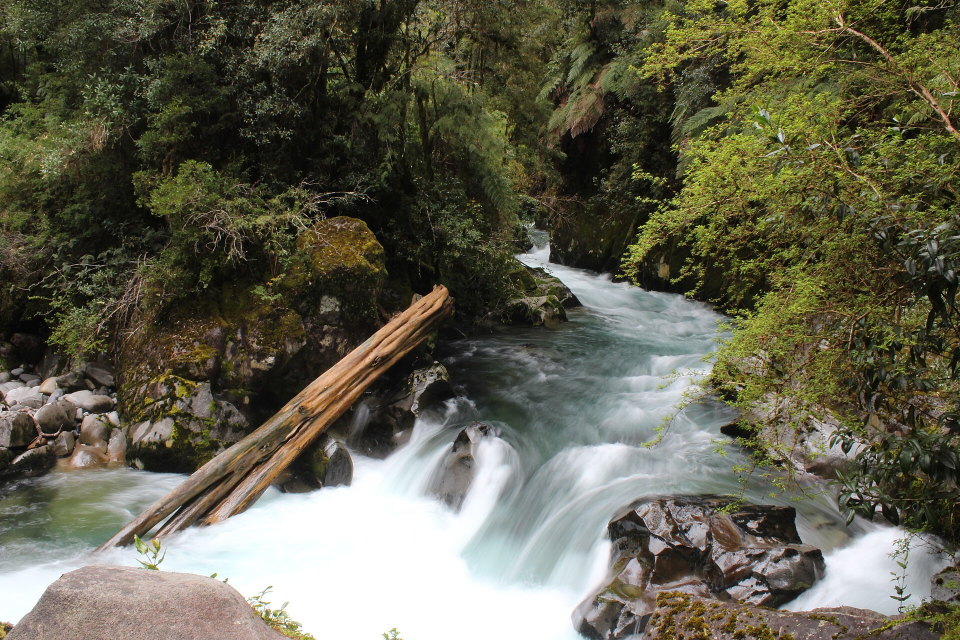
#> input picture assets/photos/source/hero.png, 1920 x 1280 px, found by its file name (shown at 1/2 size)
$ python make_og_image.py
#> lines starting #> are read from the running program, lines starting #| are printed output that depends on the picture
"""Dev-time only: build a 1200x630 Open Graph share image. Not shipped."""
from PIL import Image, ImageDraw, ImageFilter
import os

W, H = 1200, 630
BG = (16, 12, 8, 255)

# Background: hero photo, cropped + darkened
hero = Image.open("assets/photos/source/hero.png").convert("RGB")
#> hero is the input picture: PIL image 1920x1280 RGB; mean R, G, B 98.5, 96.8, 79
hw, hh = hero.size
target_ratio = W / H
src_ratio = hw / hh
if src_ratio > target_ratio:
    new_w = int(hh * target_ratio)
    x0 = (hw - new_w) // 2
    hero = hero.crop((x0, 0, x0 + new_w, hh))
else:
    new_h = int(hw / target_ratio)
    y0 = (hh - new_h) // 3
    hero = hero.crop((0, y0, hw, y0 + new_h))
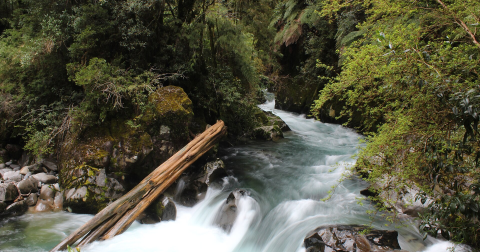
#> hero: PIL image 1920x1008 RGB (shown at 1/4 size); mean R, G, B 85.6, 84.4, 65.3
hero = hero.resize((W, H), Image.LANCZOS)
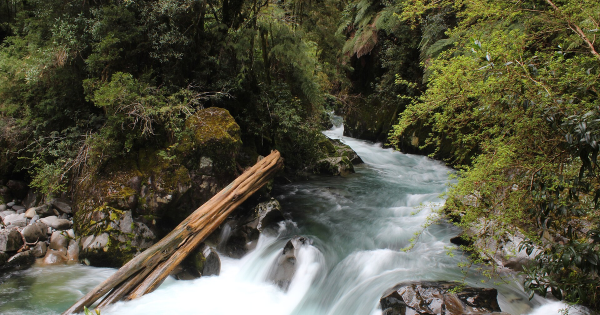
#> hero: PIL image 1200x630 RGB (shown at 1/2 size); mean R, G, B 85.6, 84.4, 65.3

canvas = Image.new("RGB", (W, H), BG[:3])
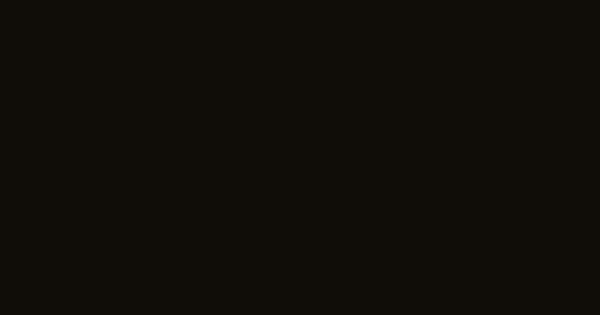
#> canvas: PIL image 1200x630 RGB (shown at 1/2 size); mean R, G, B 16, 12, 8
canvas.paste(hero, (0, 0))

# Dark gradient overlay (bottom-heavy) for legibility
grad = Image.new("L", (1, H), 0)
for y in range(H):
    t = y / H
    alpha = int(60 + t * 175)
    grad.putpixel((0, y), min(255, alpha))
grad = grad.resize((W, H))
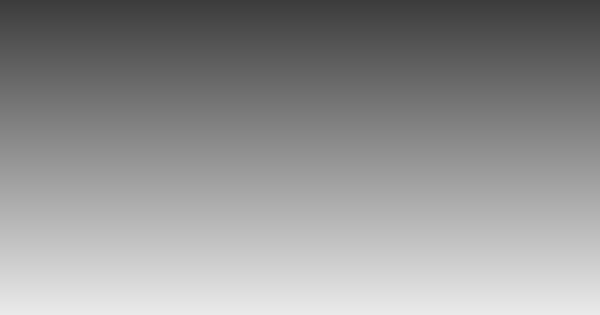
#> grad: PIL image 1200x630 L (shown at 1/2 size); min 60, max 234, mean 146.9
overlay = Image.new("RGB", (W, H), BG[:3])
canvas = Image.composite(overlay, canvas, grad)
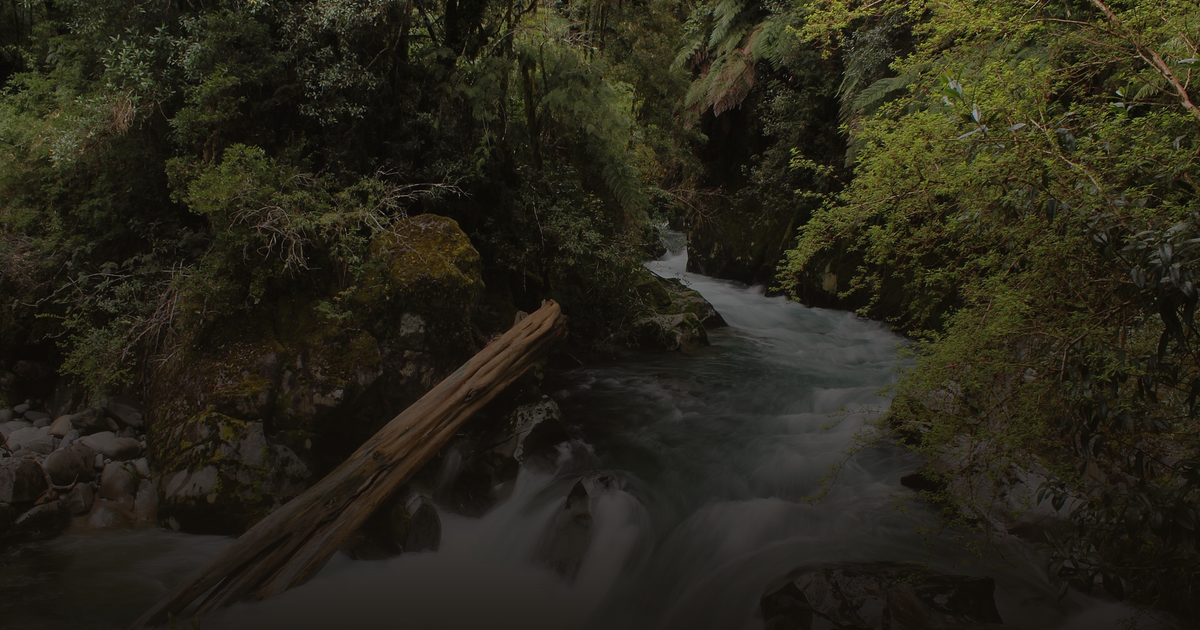
#> canvas: PIL image 1200x630 RGB; mean R, G, B 40.2, 37.4, 25.5

# Also darken overall slightly for consistency
dark = Image.new("RGB", (W, H), (0, 0, 0))
#> dark: PIL image 1200x630 RGB; every value is 0
canvas = Image.blend(canvas, dark, 0.15)

# Logo mark, bottom-left
#> (the run stopped early here; a loop or call above may not have finished)

$ run again, with assets/photos/source/about-lifestyle.png copied over assets/photos/source/hero.png
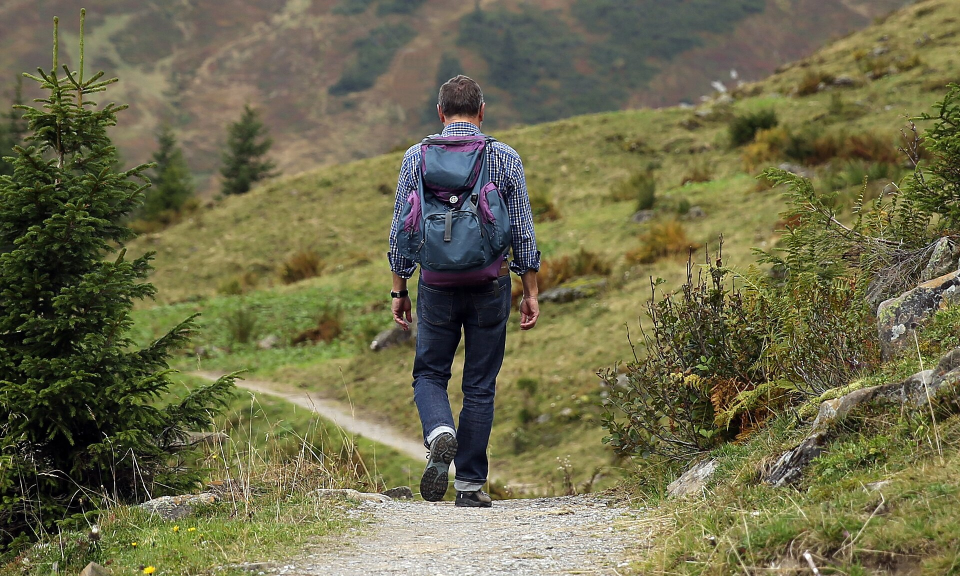
#> input picture assets/photos/source/about-lifestyle.png, 1920 x 1152 px, found by its file name (shown at 1/2 size)
#> hero is the input picture: PIL image 1920x1152 RGB; mean R, G, B 108.6, 106.4, 74.9
#> `hero = hero.resize((W, H), Image.LANCZOS)`:
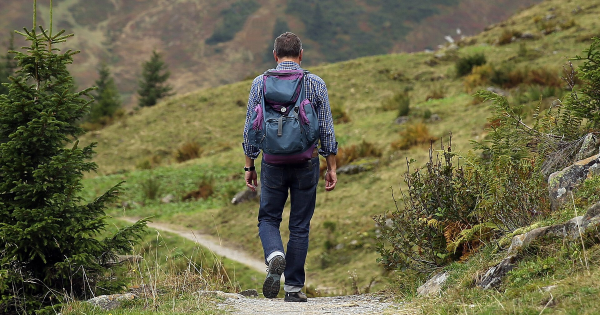
#> hero: PIL image 1200x630 RGB (shown at 1/2 size); mean R, G, B 104.8, 102.6, 70.8
#> `canvas = Image.composite(overlay, canvas, grad)`:
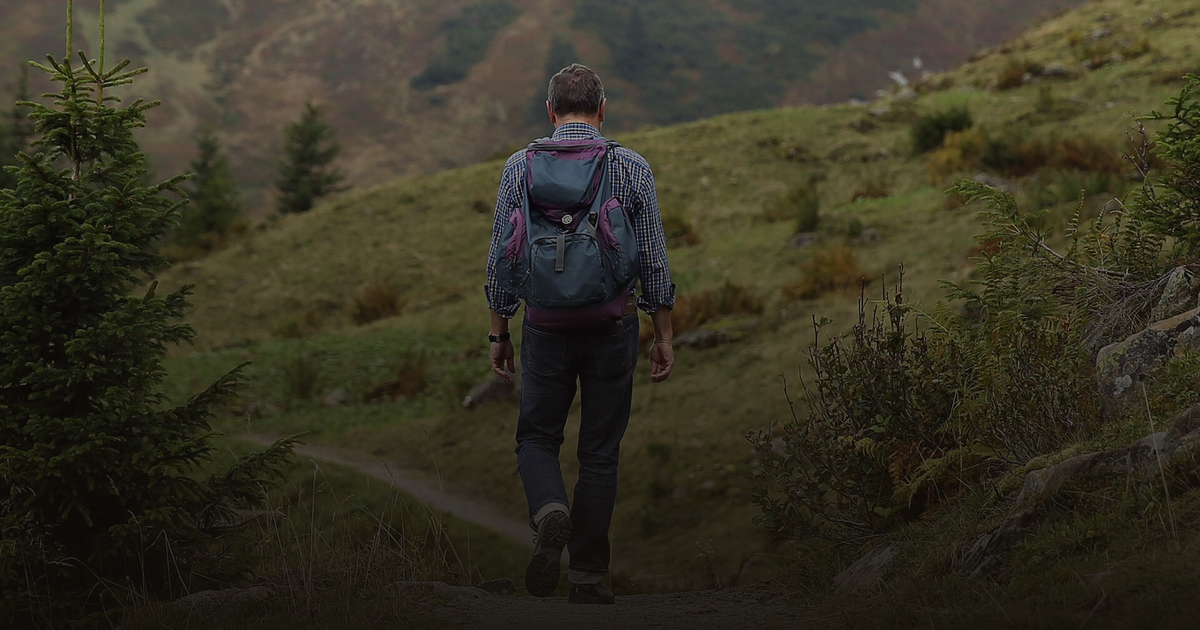
#> canvas: PIL image 1200x630 RGB; mean R, G, B 53.7, 50.3, 35.3
#> dark: PIL image 1200x630 RGB; every value is 0

$ run again, with assets/photos/source/about-materials.png copied over assets/photos/source/hero.png
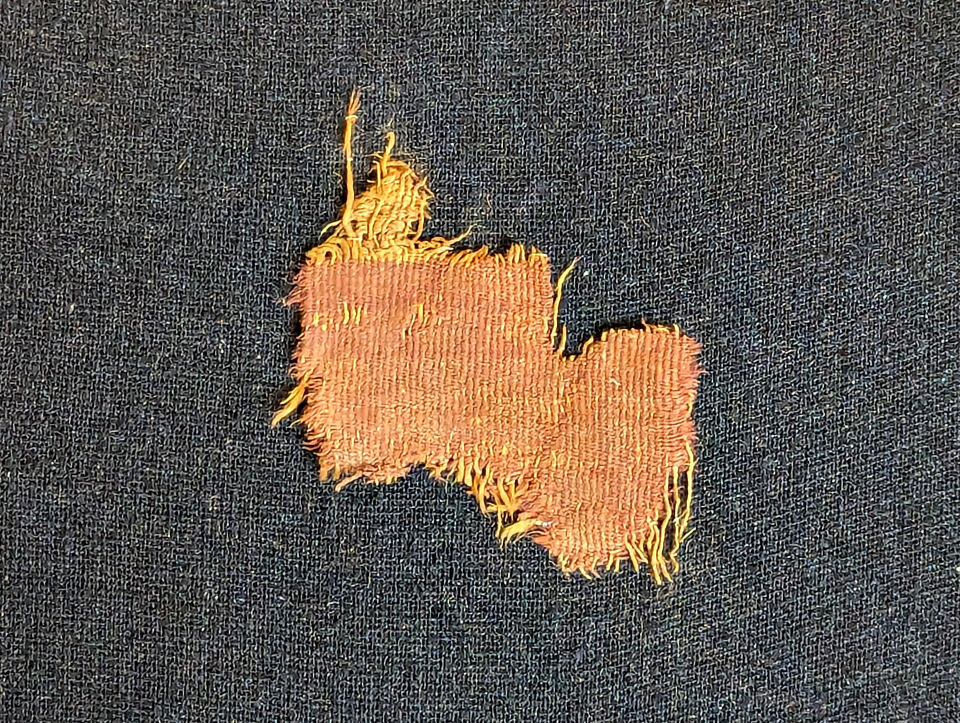
#> input picture assets/photos/source/about-materials.png, 1920 x 1446 px, found by its file name (shown at 1/2 size)
#> hero is the input picture: PIL image 1920x1446 RGB; mean R, G, B 96.5, 88, 79.8
#> `hero = hero.resize((W, H), Image.LANCZOS)`:
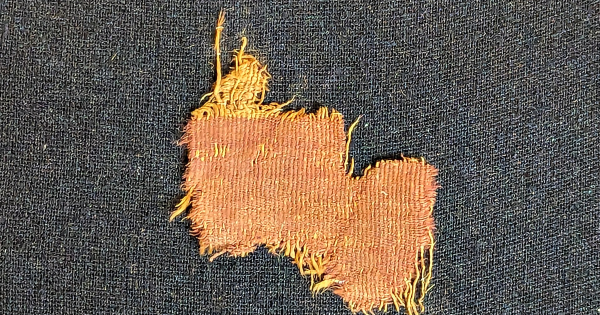
#> hero: PIL image 1200x630 RGB (shown at 1/2 size); mean R, G, B 106.2, 93.1, 80.9
#> `canvas = Image.composite(overlay, canvas, grad)`:
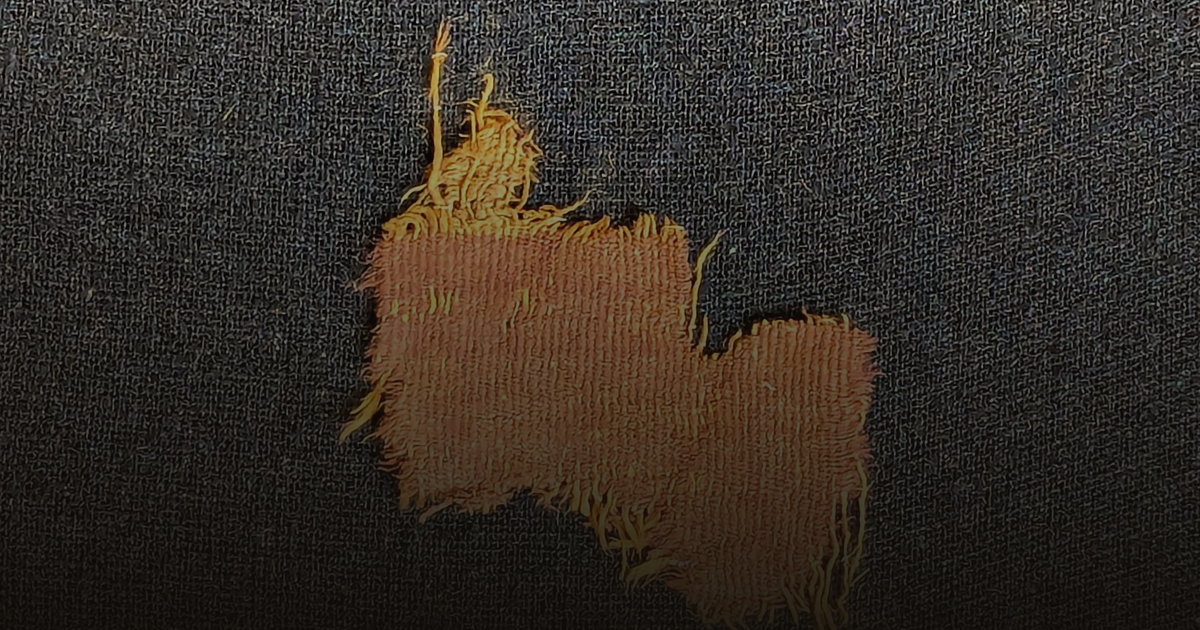
#> canvas: PIL image 1200x630 RGB; mean R, G, B 52.3, 45.4, 38.7
#> dark: PIL image 1200x630 RGB; every value is 0
